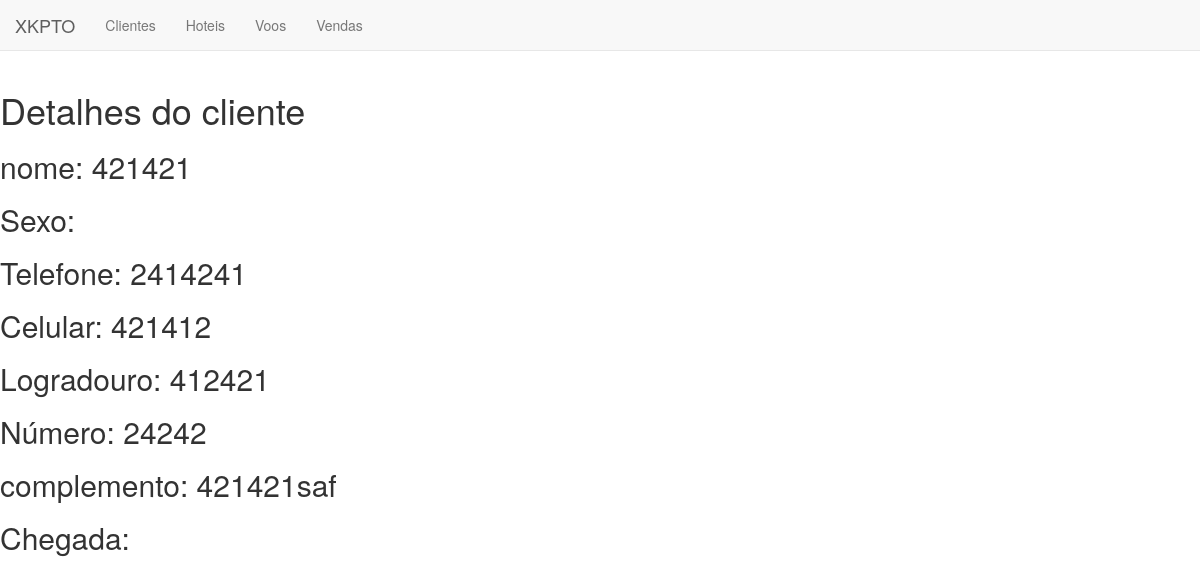
/clientes/visualizar/1, run on the app's committed database.
### clientes/models.py (models this page shows, shortened)
class Cliente(models.Model):
    SEXO_CHOICES = (
        ('f', 'Feminino'),
        ('m', 'Masculino'),
    )
    nome = models.CharField(max_length=50)
    sexo = models.CharField(choices=SEXO_CHOICES, max_length=1)
    telefone = models.CharField(max_length=15)
    celular = models.CharField(max_length=15)
    email = models.EmailField()
    logradouro = models.CharField(max_length=100)
    numero = models.IntegerField()
    complemento = models.CharField(max_length=50)
    bairro = models.CharField(max_length=50)
    cidade = models.CharField(max_length=50)
    estado = models.CharField(max_length=50)

### clientes/views.py (the view)
class VisualizarCliente(DetailView):
    model = Cliente

### clientes/templates/clientes/cliente_detail.html
{% include 'core/inicio.html' %}
{% block content %}
<h1>Detalhes do cliente</h1>
<h2>nome: {{object.nome}}</h2>
<h2>Sexo: {{object.get_type_diplay}} </h2>
<h2>Telefone: {{object.telefone}}</h2>
<h2>Celular: {{object.celular}}</h2>
<h2>Logradouro: {{object.logradouro}}</h2>
<h2>Número: {{object.numero}}</h2>
<h2>complemento: {{object.complemento}}</h2>
<h2>Chegada: {{object.chegada}}</h2>
{% endblock %}

### core/templates/core/base.html (style rules this page uses)
body { padding-top: 70px; }

### data on the page
Cliente: nome "421421", telefone "2414241", celular "421412", logradouro "412421", numero "24242", complemento "421421saf"
